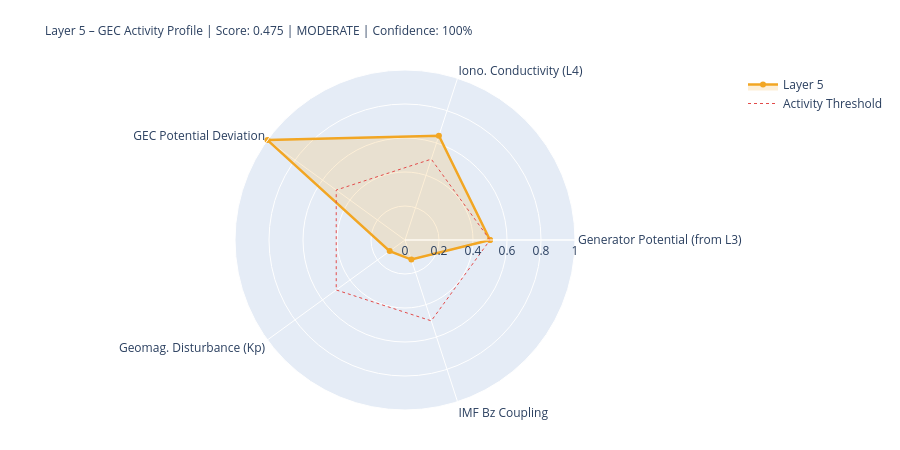

The notebook cell saved with this chart:
### Markdown cell above
---
## 5. State Assessment & Handoff to Layer 6

### Code cell
# ============================================================
# LAYER-5-SCORE
# ============================================================

# Components
# 1) Generator activity (Layer-3-driven)
gen_score = norm(generator_strength, 0.3, 2.0)
gen_src   = 'from_layer3' if l3_thunder_score is not None else 'estimated'

# 2) Ionospheric conductivity (Layer-4-driven)
iono_score = norm(iono_cond_factor, 0.7, 1.4)
iono_src   = 'from_layer4' if l4_ioniz is not None else 'estimated'

# 3) GEC potential deviation from reference
pot_score = norm(abs(delta_V_pct), 0, 30)  # 0 = at reference, 1 = 30% deviation
pot_src   = 'derived'

# 4) Geomagnetic disturbance (Kp) – modulates vertical currents
kp_score = norm(kp_val, 0, 9)
kp_src   = 'primary' if kp_now is not None else 'from_layer4'

# 5) IMF Bz coupling (southward = stronger M-I coupling → GEC influence)
bz_score = norm(-(bz_now or 0), -5, 30) if bz_now is not None else None
bz_src   = 'primary' if bz_now is not None else 'missing'

COMPONENTS = {
    'Generator Potential (from L3)':  {'score': gen_score,   'source': 'derived_from_layer3', 'dynamic': True},
    'Iono. Conductivity (L4)':      {'score': iono_score,  'source': iono_src, 'dynamic': True},
    'GEC Potential Deviation':      {'score': pot_score,   'source': pot_src,  'dynamic': True},
    'Geomag. Disturbance (Kp)':         {'score': kp_score,    'source': kp_src,   'dynamic': True},
    'IMF Bz Coupling':               {'score': bz_score,    'source': bz_src,   'dynamic': True},
}

available   = {k: v['score'] for k, v in COMPONENTS.items() if v['score'] is not None}
unavailable = [k for k, v in COMPONENTS.items() if v['score'] is None]
layer5_score = round(sum(available.values()) / len(available), 4) if available else None
confidence   = round(len(available) / len(COMPONENTS), 2)
level = ('unknown' if layer5_score is None
         else 'quiet'   if layer5_score < 0.3
         else 'moderate' if layer5_score < 0.6
         else 'active')
dominant_l5 = max(available, key=available.get) if available else 'none'

# Kp consistency: separate 1-min raw value from score value
kp_1m_raw   = kp_now          # directly from API (can be 0.0 during live measurement)
kp_for_score = kp_val          # from Layer-0 context or estimated value if needed
kp_score_src = kp_src

W = 68
print('=' * W)
print('LAYER 5 – GLOBAL ELECTRIC CIRCUIT – STATE ASSESSMENT')
print('=' * W)
for name, comp in COMPONENTS.items():
    s = comp['score']
    if s is not None:
        bar = '█' * int(s*20) + '░' * (20-int(s*20))
        print(f'  {name:<34} {bar}  {s:.3f}  [{comp["source"]}]')
    else:
        print(f'  {name:<34} {"─"*20}  n/a   [missing]')
print('-' * W)
print(f'  Score:         {layer5_score:.3f}  ({len(available)}/{len(COMPONENTS)} components)')
print(f'  Confidence:    {confidence:.0%}')
print(f'  Level:         {level.upper()}')
print(f'  Dominant:      {dominant_l5}')
print(f'  V_iono:        {V_iono_mod:.1f} kV  (Δ {delta_V_pct:+.1f}% vs. Ref)')
print(f'  I_total:       {I_total_mod:.1f} A   (Δ {delta_I_pct:+.1f}% vs. Ref)')
print('=' * W)

# Radar
cats   = list(available.keys())
vals_r = list(available.values())
if len(cats) >= 3:
    fig = go.Figure()
    fig.add_trace(go.Scatterpolar(
        r=vals_r + [vals_r[0]], theta=cats + [cats[0]],
        fill='toself', fillcolor='rgba(242,166,35,0.18)',
        line=dict(color='#F2A623', width=2.5), name='Layer 5'
    ))
    fig.add_trace(go.Scatterpolar(
        r=[0.5]*(len(cats)+1), theta=cats+[cats[0]],
        line=dict(color='#E24B4A', dash='dot', width=1),
        mode='lines', name='Activity Threshold'
    ))
    fig.update_layout(
        title=dict(
            text=f'Layer 5 – GEC Activity Profile | Score: {layer5_score:.3f} | {level.upper()} | Confidence: {confidence:.0%}',
            font=dict(size=12)
        ),
        polar=dict(radialaxis=dict(visible=True, range=[0,1])),
        height=450, showlegend=True,
        margin=dict(l=80, r=80, t=70, b=40)
    )
    fig.show()

### Figure 1 — Plotly figure (JSON) as saved in the notebook; plotly's stock layout.template omitted (floating-point values rounded to 4 significant figures)
{"data": [{"fill": "toself", "fillcolor": "rgba(242,166,35,0.18)", "line": {"color": "#F2A623", "width": 2.5}, "name": "Layer 5", "r": [0.5, 0.6454, 1.0, 0.1111, 0.1209, 0.5], "theta": ["Generator Potential (from L3)", "Iono. Conductivity (L4)", "GEC Potential Deviation", "Geomag. Disturbance (Kp)", "IMF Bz Coupling", "Generator Potential (from L3)"], "type": "scatterpolar"}, {"line": {"color": "#E24B4A", "dash": "dot", "width": 1}, "mode": "lines", "name": "Activity Threshold", "r": [0.5, 0.5, 0.5, 0.5, 0.5, 0.5], "theta": ["Generator Potential (from L3)", "Iono. Conductivity (L4)", "GEC Potential Deviation", "Geomag. Disturbance (Kp)", "IMF Bz Coupling", "Generator Potential (from L3)"], "type": "scatterpolar"}], "layout": {"height": 450, "margin": {"b": 40, "l": 80, "r": 80, "t": 70}, "polar": {"radialaxis": {"range": [0, 1], "visible": true}}, "showlegend": true, "title": {"font": {"size": 12}, "text": "Layer 5 – GEC Activity Profile | Score: 0.475 | MODERATE | Confidence: 100%"}}}
